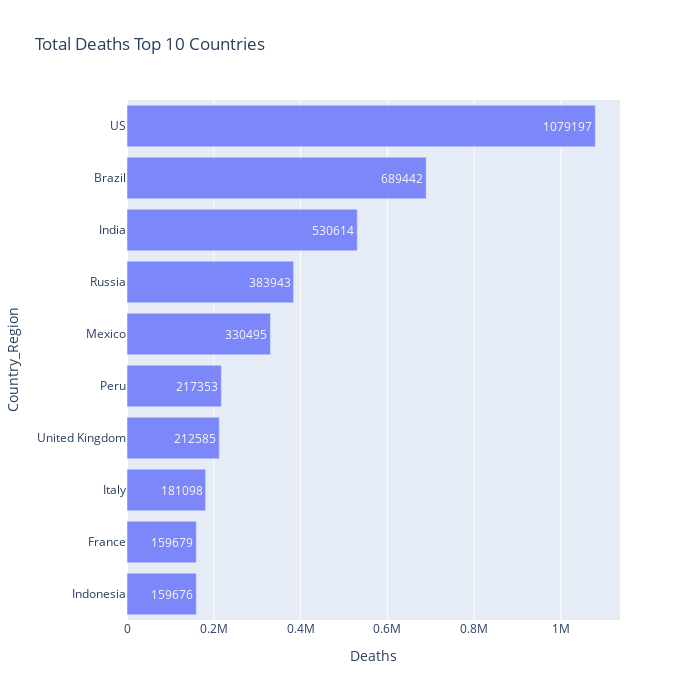

This figure's notebook cell:
### Code cell
# Plotting graph for top 10 countries with deaths cases
fig = px.bar(country_grouped.sort_values('Deaths', ascending=False).head(10).sort_values('Deaths', ascending=True), 
             x="Deaths", y="Country_Region", title='Total Deaths Top 10 Countries', text='Deaths', orientation='h', 
             width=700, height=700)
fig.update_traces(opacity=0.8)
fig

### Figure 1 — Plotly figure (JSON) as saved in the notebook; plotly's stock layout.template omitted (floating-point values rounded to 4 significant figures)
{"data": [{"alignmentgroup": "True", "hovertemplate": "Deaths=%{text}<br>Country_Region=%{y}<extra></extra>", "legendgroup": "", "marker": {"color": "#636efa", "pattern": {"shape": ""}}, "name": "", "offsetgroup": "", "opacity": 0.8, "orientation": "h", "showlegend": false, "text": [159676, 159679, 181098, 212585, 217353, 330495, 383943, 530614, 689442, 1079197], "textposition": "auto", "type": "bar", "x": [159676, 159679, 181098, 212585, 217353, 330495, 383943, 530614, 689442, 1079197], "xaxis": "x", "y": ["Indonesia", "France", "Italy", "United Kingdom", "Peru", "Mexico", "Russia", "India", "Brazil", "US"], "yaxis": "y"}], "layout": {"barmode": "relative", "height": 700, "legend": {"tracegroupgap": 0}, "title": {"text": "Total Deaths Top 10 Countries"}, "width": 700, "xaxis": {"anchor": "y", "domain": [0, 1], "title": {"text": "Deaths"}}, "yaxis": {"anchor": "x", "domain": [0, 1], "title": {"text": "Country_Region"}}}}
